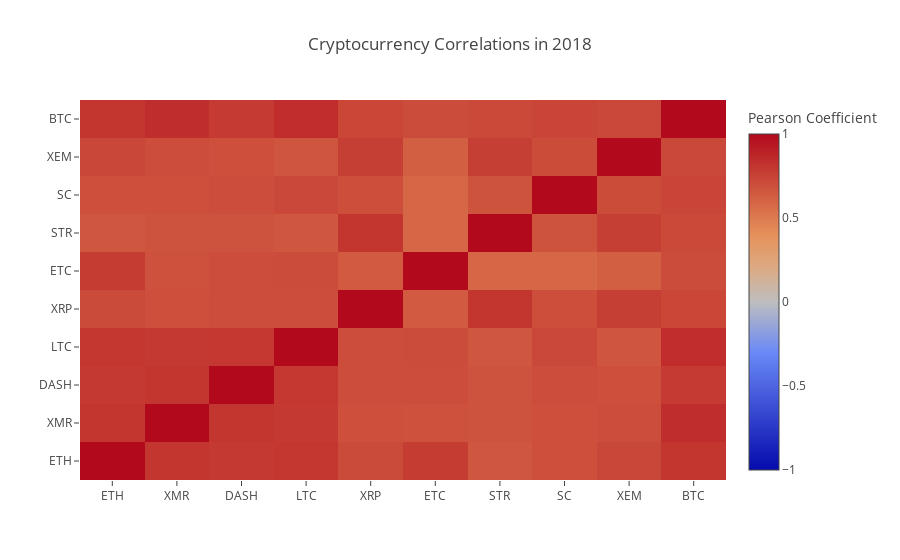

Notebook code cell kept with this figure:
### Markdown cell above
### 2018

### Code cell
combined_df_2018 = df[df.index.str.contains("2018")]
combined_df_2018.pct_change().corr(method='pearson')
correlation_heatmap(combined_df_2018.pct_change(), "Cryptocurrency Correlations in 2018")

### Figure 1 — Plotly figure (JSON) as saved in the notebook; plotly's stock layout.template omitted (floating-point values rounded to 4 significant figures)
{"data": [{"colorbar": {"title": "Pearson Coefficient"}, "type": "heatmap", "uid": "30fe3e90-c02f-11e8-93d2-a0999b18cc35", "x": ["ETH", "XMR", "DASH", "LTC", "XRP", "ETC", "STR", "SC", "XEM", "BTC"], "y": ["ETH", "XMR", "DASH", "LTC", "XRP", "ETC", "STR", "SC", "XEM", "BTC"], "z": [[1, 0.8026, 0.7877, 0.7979, 0.7122, 0.7764, 0.6575, 0.6935, 0.7301, 0.8032], [0.8026, 1, 0.8034, 0.7869, 0.6919, 0.6826, 0.6777, 0.6918, 0.7031, 0.846], [0.7877, 0.8034, 1, 0.7973, 0.7024, 0.7026, 0.6743, 0.7027, 0.6931, 0.7857], [0.7979, 0.7869, 0.7973, 1, 0.7029, 0.7084, 0.6643, 0.7225, 0.6668, 0.8435], [0.7122, 0.6919, 0.7024, 0.7029, 1, 0.6456, 0.8032, 0.6973, 0.7649, 0.7279], [0.7764, 0.6826, 0.7026, 0.7084, 0.6456, 1, 0.5908, 0.5911, 0.6214, 0.7074], [0.6575, 0.6777, 0.6743, 0.6643, 0.8032, 0.5908, 1, 0.6777, 0.7637, 0.7193], [0.6935, 0.6918, 0.7027, 0.7225, 0.6973, 0.5911, 0.6777, 1, 0.7056, 0.7387], [0.7301, 0.7031, 0.6931, 0.6668, 0.7649, 0.6214, 0.7637, 0.7056, 1, 0.7239], [0.8032, 0.846, 0.7857, 0.8435, 0.7279, 0.7074, 0.7193, 0.7387, 0.7239, 1]], "zmax": 1, "zmin": -1}], "layout": {"title": "Cryptocurrency Correlations in 2018"}}
